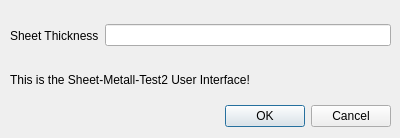
<?xml version="1.0" encoding="UTF-8"?>
<ui version="4.0">
 <class>ThicknessTest</class>
 <widget class="QDialog" name="ThicknessTest">
  <property name="geometry">
   <rect>
    <x>0</x>
    <y>0</y>
    <width>400</width>
    <height>138</height>
   </rect>
  </property>
  <property name="windowTitle">
   <string>Dialog</string>
  </property>
  <widget class="QDialogButtonBox" name="buttonBox">
   <property name="geometry">
    <rect>
     <x>50</x>
     <y>100</y>
     <width>341</width>
     <height>32</height>
    </rect>
   </property>
   <property name="orientation">
    <enum>Qt::Horizontal</enum>
   </property>
   <property name="standardButtons">
    <set>QDialogButtonBox::Cancel|QDialogButtonBox::Ok</set>
   </property>
  </widget>
  <widget class="QWidget" name="horizontalLayoutWidget">
   <property name="geometry">
    <rect>
     <x>10</x>
     <y>10</y>
     <width>381</width>
     <height>51</height>
    </rect>
   </property>
   <layout class="QHBoxLayout" name="horizontalLayout">
    <item>
     <widget class="QLabel" name="labelThickness">
      <property name="text">
       <string>Sheet Thickness</string>
      </property>
     </widget>
    </item>
    <item>
     <widget class="Gui::InputField" name="inputThickness">
      <property name="unit" stdset="0">
       <string notr="true"/>
      </property>
     </widget>
    </item>
   </layout>
  </widget>
  <widget class="QLabel" name="labelInfo">
   <property name="geometry">
    <rect>
     <x>10</x>
     <y>70</y>
     <width>381</width>
     <height>20</height>
    </rect>
   </property>
   <property name="text">
    <string>This is the Sheet-Metall-Test2 User Interface!</string>
   </property>
  </widget>
 </widget>
 <customwidgets>
  <customwidget>
   <class>Gui::InputField</class>
   <extends>QLineEdit</extends>
   <header>Gui/InputField.h</header>
  </customwidget>
 </customwidgets>
 <resources/>
 <connections>
  <connection>
   <sender>buttonBox</sender>
   <signal>accepted()</signal>
   <receiver>ThicknessTest</receiver>
   <slot>accept()</slot>
   <hints>
    <hint type="sourcelabel">
     <x>248</x>
     <y>254</y>
    </hint>
    <hint type="destinationlabel">
     <x>157</x>
     <y>274</y>
    </hint>
   </hints>
  </connection>
  <connection>
   <sender>buttonBox</sender>
   <signal>rejected()</signal>
   <receiver>ThicknessTest</receiver>
   <slot>reject()</slot>
   <hints>
    <hint type="sourcelabel">
     <x>316</x>
     <y>260</y>
    </hint>
    <hint type="destinationlabel">
     <x>286</x>
     <y>274</y>
    </hint>
   </hints>
  </connection>
  <connection>
   <sender>inputThickness</sender>
   <signal>valueChanged(Base::Quantity)</signal>
   <receiver>ThicknessTest</receiver>
   <slot>printThickness()</slot>
   <hints>
    <hint type="sourcelabel">
     <x>254</x>
     <y>49</y>
    </hint>
    <hint type="destinationlabel">
     <x>199</x>
     <y>97</y>
    </hint>
   </hints>
  </connection>
 </connections>
 <slots>
  <slot>printThickness()</slot>
 </slots>
</ui>
